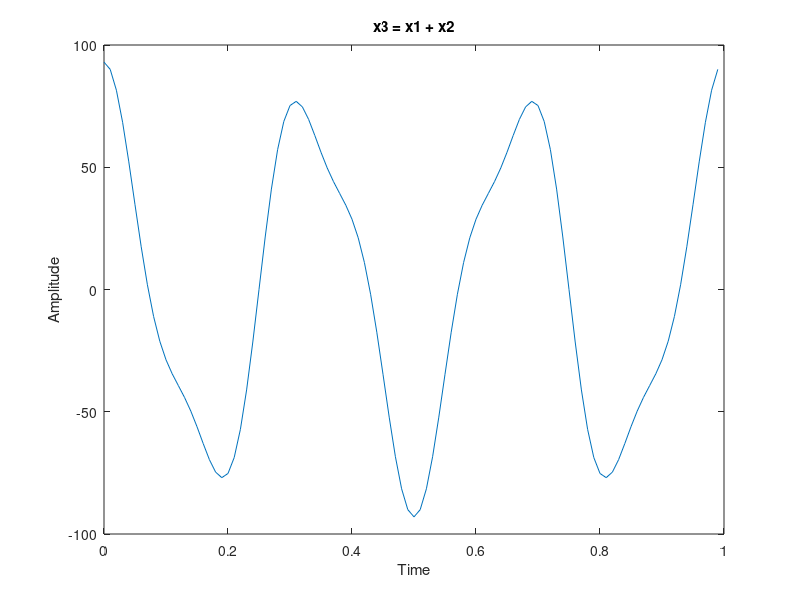

MATLAB code to generate this figure: (Note: this script raises an error after producing the figure.)
A1 = 76;
A2 = 17;
fs = 100;
t = 0:1/fs:1-1/fs;
x1 = A1*cos(2*pi*3*t);
x2 = A2*cos(2*pi*7*t);
x3 = x1 + x2;
plot(t, x3)
xlabel('Time')
ylabel('Amplitude')
title('x3 = x1 + x2');
bandwidth = obw(x3,fs);
fx1 = fft(x1);
fx2 = fft(x2);
fx3 = fft(x3);
fx1 = fftshift(fx1)/(fs/2);
fx2 = fftshift(fx2)/(fs/2);
fx3 = fftshift(fx3)/(fs/2);
f = fs/2*linspace(-1,1,fs);
figure;
plot(f,abs(fx1),f,abs(fx2),f,abs(fx3),'LineWidth',1.5);
title('Mangnitude FFT of sine');
axis([-100 100 0 2]);
xlabel('Frequency(Hz)');
ylabel('Magnitude');
f = 3;
sig = 2*sin(2*pi*3*t);
partition = [-2.5, -1.5, -0.5, 0.5, 1.5, 2.5];
codebook = [-3:3];
[index, quants] = quantiz(sig,partition,codebook);
figure;
plot(t, sig, 'x', t, quants,'.')
xlabel('Time')
ylabel('Amplitude');
title('Original and Quantized Signal');
lagend('Original Signal', 'Quantized Signal')
